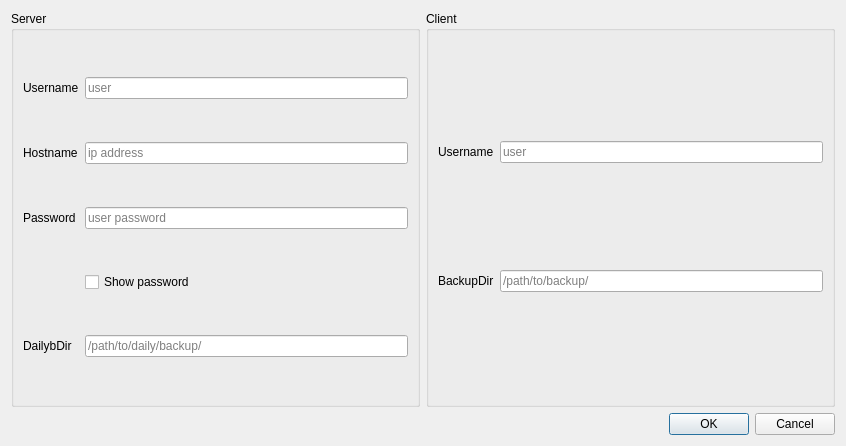
<?xml version="1.0" encoding="UTF-8"?>
<ui version="4.0">
 <class>configDialog</class>
 <widget class="QDialog" name="configDialog">
  <property name="geometry">
   <rect>
    <x>0</x>
    <y>0</y>
    <width>846</width>
    <height>446</height>
   </rect>
  </property>
  <property name="windowTitle">
   <string>Connect</string>
  </property>
  <property name="styleSheet">
   <string notr="true">QToolTip {
    border: 1px solid #76797C;
    background-color: #5A7566;
    color: white;
    padding: 0px;                /*remove padding, for fix combobox tooltip.*/
    opacity: 200;
}

QWidget {
    color: #eff0f1;
    background-color: #31363b;
    selection-background-color: #3daee9;
    selection-color: #eff0f1;
    background-clip: border;
    border-image: none;
    border: 0px transparent black;
    outline: 0;
}

QWidget:item:hover {
    background-color: #18465d;
    color: #eff0f1;
}

QWidget:item:selected {
    background-color: #18465d;
}

QCheckBox {
    spacing: 5px;
    outline: none;
    color: #eff0f1;
    margin-bottom: 2px;
}

QCheckBox:disabled {
    color: #76797C;
}

QCheckBox::indicator,
QGroupBox::indicator {
    width: 18px;
    height: 18px;
}

QGroupBox::indicator {
    margin-left: 2px;
}

QCheckBox::indicator:unchecked,
QGroupBox::indicator:unchecked {
    image: url(:/qss_icons/rc/checkbox_unchecked.png);
}

QCheckBox::indicator:unchecked:hover,
QCheckBox::indicator:unchecked:focus,
QCheckBox::indicator:unchecked:pressed,
QGroupBox::indicator:unchecked:hover,
QGroupBox::indicator:unchecked:focus,
QGroupBox::indicator:unchecked:pressed {
    border: none;
    image: url(:/qss_icons/rc/checkbox_unchecked_focus.png);
}

QCheckBox::indicator:checked,
QGroupBox::indicator:checked {
    image: url(:/qss_icons/rc/checkbox_checked.png);
}

QCheckBox::indicator:checked:hover,
QCheckBox::indicator:checked:focus,
QCheckBox::indicator:checked:pressed,
QGroupBox::indicator:checked:hover,
QGroupBox::indicator:checked:focus,
QGroupBox::indicator:checked:pressed {
    border: none;
    image: url(:/qss_icons/rc/checkbox_checked_focus.png);
}

QCheckBox::indicator:indeterminate {
    image: url(:/qss_icons/rc/checkbox_indeterminate.png);
}

QCheckBox::indicator:indeterminate:focus,
QCheckBox::indicator:indeterminate:hover,
QCheckBox::indicator:indeterminate:pressed {
    image: url(:/qss_icons/rc/checkbox_indeterminate_focus.png);
}

QCheckBox::indicator:checked:disabled,
QGroupBox::indicator:checked:disabled {
    image: url(:/qss_icons/rc/checkbox_checked_disabled.png);
}

QCheckBox::indicator:unchecked:disabled,
QGroupBox::indicator:unchecked:disabled {
    image: url(:/qss_icons/rc/checkbox_unchecked_disabled.png);
}

QRadioButton {
    spacing: 5px;
    outline: none;
    color: #eff0f1;
    margin-bottom: 2px;
}

QRadioButton:disabled {
    color: #76797C;
}

QRadioButton::indicator {
    width: 21px;
    height: 21px;
}

QRadioButton::indicator:unchecked {
    image: url(:/qss_icons/rc/radio_unchecked.png);
}

QRadioButton::indicator:unchecked:hover,
QRadioButton::indicator:unchecked:focus,
QRadioButton::indicator:unchecked:pressed {
    border: none;
    outline: none;
    image: url(:/qss_icons/rc/radio_unchecked_focus.png);
}

QRadioButton::indicator:checked {
    border: none;
    outline: none;
    image: url(:/qss_icons/rc/radio_checked.png);
}

QRadioButton::indicator:checked:hover,
QRadioButton::indicator:checked:focus,
QRadioButton::indicator:checked:pressed {
    border: none;
    outline: none;
    image: url(:/qss_icons/rc/radio_checked_focus.png);
}

QRadioButton::indicator:checked:disabled {
    outline: none;
    image: url(:/qss_icons/rc/radio_checked_disabled.png);
}

QRadioButton::indicator:unchecked:disabled {
    image: url(:/qss_icons/rc/radio_unchecked_disabled.png);
}

QMenuBar {
    background-color: #31363b;
    color: #eff0f1;
}

QMenuBar::item {
    background: transparent;
}

QMenuBar::item:selected {
    background: transparent;
    border: 1px solid #76797C;
}

QMenuBar::item:pressed {
    border: 1px solid #76797C;
    background-color: #3daee9;
    color: #eff0f1;
    margin-bottom: -1px;
    padding-bottom: 1px;
}

QMenu {
    border: 1px solid #76797C;
    color: #eff0f1;
    margin: 2px;
}

QMenu::icon {
    margin: 5px;
}

QMenu::item {
    padding: 5px 30px 5px 30px;
    border: 1px solid transparent;
    /* reserve space for selection border */
}

QMenu::item:selected {
    color: #eff0f1;
}

QMenu::separator {
    height: 2px;
    background: lightblue;
    margin-left: 10px;
    margin-right: 5px;
}

QMenu::indicator {
    width: 18px;
    height: 18px;
}


/* non-exclusive indicator = check box style indicator
   (see QActionGroup::setExclusive) */

QMenu::indicator:non-exclusive:unchecked {
    image: url(:/qss_icons/rc/checkbox_unchecked.png);
}

QMenu::indicator:non-exclusive:unchecked:selected {
    image: url(:/qss_icons/rc/checkbox_unchecked_disabled.png);
}

QMenu::indicator:non-exclusive:checked {
    image: url(:/qss_icons/rc/checkbox_checked.png);
}

QMenu::indicator:non-exclusive:checked:selected {
    image: url(:/qss_icons/rc/checkbox_checked_disabled.png);
}


/* exclusive indicator = radio button style indicator (see QActionGroup::setExclusive) */

QMenu::indicator:exclusive:unchecked {
    image: url(:/qss_icons/rc/radio_unchecked.png);
}

QMenu::indicator:exclusive:unchecked:selected {
    image: url(:/qss_icons/rc/radio_unchecked_disabled.png);
}

QMenu::indicator:exclusive:checked {
    image: url(:/qss_icons/rc/radio_checked.png);
}

QMenu::indicator:exclusive:checked:selected {
    image: url(:/qss_icons/rc/radio_checked_disabled.png);
}

QMenu::right-arrow {
    margin: 5px;
    image: url(:/qss_icons/rc/right_arrow.png)
}

QWidget:disabled {
    color: #454545;
    background-color: #31363b;
}

QAbstractItemView {
    alternate-background-color: #31363b;
    color: #eff0f1;
    border: 1px solid #3A3939;
    border-radius: 2px;
}

QWidget:focus,
QMenuBar:focus {
    border: 1px solid #3daee9;
}

QTabWidget:focus,
QCheckBox:focus,
QRadioButton:focus,
QSlider:focus {
    border: none;
}

QLineEdit {
    background-color: #232629;
    padding: 5px;
    border-style: solid;
    border: 1px solid #76797C;
    border-radius: 2px;
    color: #eff0f1;
}

QAbstractItemView QLineEdit {
    padding: 0;
}

QGroupBox {
    border: 1px solid #76797C;
    border-radius: 2px;
    margin-top: 20px;
}

QGroupBox::title {
    subcontrol-origin: margin;
    subcontrol-position: top center;
    padding-left: 10px;
    padding-right: 10px;
    padding-top: 10px;
}

QAbstractScrollArea {
    border-radius: 2px;
    border: 1px solid #76797C;
    background-color: transparent;
}

QScrollBar:horizontal {
    height: 15px;
    margin: 3px 15px 3px 15px;
    border: 1px transparent #2A2929;
    border-radius: 4px;
    background-color: #2A2929;
}

QScrollBar::handle:horizontal {
    background-color: #605F5F;
    min-width: 5px;
    border-radius: 4px;
}

QScrollBar::add-line:horizontal {
    margin: 0px 3px 0px 3px;
    border-image: url(:/qss_icons/rc/right_arrow_disabled.png);
    width: 10px;
    height: 10px;
    subcontrol-position: right;
    subcontrol-origin: margin;
}

QScrollBar::sub-line:horizontal {
    margin: 0px 3px 0px 3px;
    border-image: url(:/qss_icons/rc/left_arrow_disabled.png);
    height: 10px;
    width: 10px;
    subcontrol-position: left;
    subcontrol-origin: margin;
}

QScrollBar::add-line:horizontal:hover,
QScrollBar::add-line:horizontal:on {
    border-image: url(:/qss_icons/rc/right_arrow.png);
    height: 10px;
    width: 10px;
    subcontrol-position: right;
    subcontrol-origin: margin;
}

QScrollBar::sub-line:horizontal:hover,
QScrollBar::sub-line:horizontal:on {
    border-image: url(:/qss_icons/rc/left_arrow.png);
    height: 10px;
    width: 10px;
    subcontrol-position: left;
    subcontrol-origin: margin;
}

QScrollBar::up-arrow:horizontal,
QScrollBar::down-arrow:horizontal {
    background: none;
}

QScrollBar::add-page:horizontal,
QScrollBar::sub-page:horizontal {
    background: none;
}

QScrollBar:vertical {
    background-color: #2A2929;
    width: 15px;
    margin: 15px 3px 15px 3px;
    border: 1px transparent #2A2929;
    border-radius: 4px;
}

QScrollBar::handle:vertical {
    background-color: #605F5F;
    min-height: 5px;
    border-radius: 4px;
}

QScrollBar::sub-line:vertical {
    margin: 3px 0px 3px 0px;
    border-image: url(:/qss_icons/rc/up_arrow_disabled.png);
    height: 10px;
    width: 10px;
    subcontrol-position: top;
    subcontrol-origin: margin;
}

QScrollBar::add-line:vertical {
    margin: 3px 0px 3px 0px;
    border-image: url(:/qss_icons/rc/down_arrow_disabled.png);
    height: 10px;
    width: 10px;
    subcontrol-position: bottom;
    subcontrol-origin: margin;
}

QScrollBar::sub-line:vertical:hover,
QScrollBar::sub-line:vertical:on {
    border-image: url(:/qss_icons/rc/up_arrow.png);
    height: 10px;
    width: 10px;
    subcontrol-position: top;
    subcontrol-origin: margin;
}

QScrollBar::add-line:vertical:hover,
QScrollBar::add-line:vertical:on {
    border-image: url(:/qss_icons/rc/down_arrow.png);
    height: 10px;
    width: 10px;
    subcontrol-position: bottom;
    subcontrol-origin: margin;
}

QScrollBar::up-arrow:vertical,
QScrollBar::down-arrow:vertical {
    background: none;
}

QScrollBar::add-page:vertical,
QScrollBar::sub-page:vertical {
    background: none;
}

QTextEdit {
    background-color: #232629;
    color: #eff0f1;
    border: 1px solid #76797C;
}

QPlainTextEdit {
    background-color: #232629;
    ;
    color: #eff0f1;
    border-radius: 2px;
    border: 1px solid #76797C;
}

QHeaderView::section {
    background-color: #76797C;
    color: #eff0f1;
    padding: 5px;
    border: 1px solid #76797C;
}

QSizeGrip {
    image: url(:/qss_icons/rc/sizegrip.png);
    width: 12px;
    height: 12px;
}

QMainWindow::separator {
    background-color: #31363b;
    color: white;
    padding-left: 4px;
    spacing: 2px;
    border: 1px dashed #76797C;
}

QMainWindow::separator:hover {
    background-color: #787876;
    color: white;
    padding-left: 4px;
    border: 1px solid #76797C;
    spacing: 2px;
}

QMenu::separator {
    height: 1px;
    background-color: #76797C;
    color: white;
    padding-left: 4px;
    margin-left: 10px;
    margin-right: 5px;
}

QFrame {
    border-radius: 2px;
    border: 1px solid #76797C;
}

QFrame[frameShape=&quot;0&quot;] {
    border-radius: 2px;
    border: 1px transparent #76797C;
}

QStackedWidget {
    border: 1px transparent black;
}

QToolBar {
    border: 1px transparent #393838;
    background: 1px solid #31363b;
    font-weight: bold;
}

QToolBar::handle:horizontal {
    image: url(:/qss_icons/rc/Hmovetoolbar.png);
}

QToolBar::handle:vertical {
    image: url(:/qss_icons/rc/Vmovetoolbar.png);
}

QToolBar::separator:horizontal {
    image: url(:/qss_icons/rc/Hsepartoolbar.png);
}

QToolBar::separator:vertical {
    image: url(:/qss_icons/rc/Vsepartoolbar.png);
}

QToolButton#qt_toolbar_ext_button {
    background: #58595a
}

QPushButton {
    color: #eff0f1;
    background-color: #31363b;
    border-width: 1px;
    border-color: #76797C;
    border-style: solid;
    padding: 5px;
    border-radius: 2px;
    outline: none;
}

QPushButton:disabled {
    background-color: #31363b;
    border-width: 1px;
    border-color: #454545;
    border-style: solid;
    padding-top: 5px;
    padding-bottom: 5px;
    padding-left: 10px;
    padding-right: 10px;
    border-radius: 2px;
    color: #454545;
}

QPushButton:focus {
    background-color: #3daee9;
    color: white;
}

QPushButton:pressed {
    background-color: #3daee9;
    padding-top: -15px;
    padding-bottom: -17px;
}

QComboBox {
    selection-background-color: #3daee9;
    border-style: solid;
    border: 1px solid #76797C;
    border-radius: 2px;
    padding: 5px;
    min-width: 75px;
}

QPushButton:checked {
    background-color: #76797C;
    border-color: #6A6969;
}

QComboBox:hover,
QPushButton:hover,
QAbstractSpinBox:hover,
QLineEdit:hover,
QTextEdit:hover,
QPlainTextEdit:hover,
QAbstractView:hover,
QTreeView:hover {
    border: 1px solid #3daee9;
    color: #eff0f1;
}

QComboBox:on {
    padding-top: 3px;
    padding-left: 4px;
    selection-background-color: #4a4a4a;
}

QComboBox QAbstractItemView {
    background-color: #232629;
    border-radius: 2px;
    border: 1px solid #76797C;
    selection-background-color: #18465d;
}

QComboBox::drop-down {
    subcontrol-origin: padding;
    subcontrol-position: top right;
    width: 15px;
    border-left-width: 0px;
    border-left-color: darkgray;
    border-left-style: solid;
    border-top-right-radius: 3px;
    border-bottom-right-radius: 3px;
}

QComboBox::down-arrow {
    image: url(:/qss_icons/rc/down_arrow_disabled.png);
}

QComboBox::down-arrow:on,
QComboBox::down-arrow:hover,
QComboBox::down-arrow:focus {
    image: url(:/qss_icons/rc/down_arrow.png);
}

QAbstractSpinBox {
    padding: 5px;
    border: 1px solid #76797C;
    background-color: #232629;
    color: #eff0f1;
    border-radius: 2px;
    min-width: 75px;
}

QAbstractSpinBox:up-button {
    background-color: transparent;
    subcontrol-origin: border;
    subcontrol-position: center right;
}

QAbstractSpinBox:down-button {
    background-color: transparent;
    subcontrol-origin: border;
    subcontrol-position: center left;
}

QAbstractSpinBox::up-arrow,
QAbstractSpinBox::up-arrow:disabled,
QAbstractSpinBox::up-arrow:off {
    image: url(:/qss_icons/rc/up_arrow_disabled.png);
    width: 10px;
    height: 10px;
}

QAbstractSpinBox::up-arrow:hover {
    image: url(:/qss_icons/rc/up_arrow.png);
}

QAbstractSpinBox::down-arrow,
QAbstractSpinBox::down-arrow:disabled,
QAbstractSpinBox::down-arrow:off {
    image: url(:/qss_icons/rc/down_arrow_disabled.png);
    width: 10px;
    height: 10px;
}

QAbstractSpinBox::down-arrow:hover {
    image: url(:/qss_icons/rc/down_arrow.png);
}

QLabel {
    border: 0px solid black;
}

QTabWidget {
    border: 0px transparent black;
}

QTabWidget::pane {
    border: 1px solid #76797C;
    padding: 5px;
    margin: 0px;
}

QTabWidget::tab-bar {
    /* left: 5px; move to the right by 5px */
}

QTabBar {
    qproperty-drawBase: 0;
    border-radius: 3px;
}

QTabBar:focus {
    border: 0px transparent black;
}

QTabBar::close-button {
    image: url(:/qss_icons/rc/close.png);
    background: transparent;
}

QTabBar::close-button:hover {
    image: url(:/qss_icons/rc/close-hover.png);
    background: transparent;
}

QTabBar::close-button:pressed {
    image: url(:/qss_icons/rc/close-pressed.png);
    background: transparent;
}


/* TOP TABS */

QTabBar::tab:top {
    color: #eff0f1;
    border: 1px solid #76797C;
    border-bottom: 1px transparent black;
    background-color: #31363b;
    padding: 5px;
    min-width: 50px;
    border-top-left-radius: 2px;
    border-top-right-radius: 2px;
}

QTabBar::tab:top:selected {
    color: #eff0f1;
    background-color: #54575B;
    border: 1px solid #76797C;
    border-bottom: 2px solid #3daee9;
    border-top-left-radius: 2px;
    border-top-right-radius: 2px;
}

QTabBar::tab:top:!selected:hover {
    background-color: #3daee9;
}


/* BOTTOM TABS */

QTabBar::tab:bottom {
    color: #eff0f1;
    border: 1px solid #76797C;
    border-top: 1px transparent black;
    background-color: #31363b;
    padding: 5px;
    border-bottom-left-radius: 2px;
    border-bottom-right-radius: 2px;
    min-width: 50px;
}

QTabBar::tab:bottom:selected {
    color: #eff0f1;
    background-color: #54575B;
    border: 1px solid #76797C;
    border-top: 2px solid #3daee9;
    border-bottom-left-radius: 2px;
    border-bottom-right-radius: 2px;
}

QTabBar::tab:bottom:!selected:hover {
    background-color: #3daee9;
}


/* LEFT TABS */

QTabBar::tab:left {
    color: #eff0f1;
    border: 1px solid #76797C;
    border-left: 1px transparent black;
    background-color: #31363b;
    padding: 5px;
    border-top-right-radius: 2px;
    border-bottom-right-radius: 2px;
    min-height: 50px;
}

QTabBar::tab:left:selected {
    color: #eff0f1;
    background-color: #54575B;
    border: 1px solid #76797C;
    border-left: 2px solid #3daee9;
    border-top-right-radius: 2px;
    border-bottom-right-radius: 2px;
}

QTabBar::tab:left:!selected:hover {
    background-color: #3daee9;
}


/* RIGHT TABS */

QTabBar::tab:right {
    color: #eff0f1;
    border: 1px solid #76797C;
    border-right: 1px transparent black;
    background-color: #31363b;
    padding: 5px;
    border-top-left-radius: 2px;
    border-bottom-left-radius: 2px;
    min-height: 50px;
}

QTabBar::tab:right:selected {
    color: #eff0f1;
    background-color: #54575B;
    border: 1px solid #76797C;
    border-right: 2px solid #3daee9;
    border-top-left-radius: 2px;
    border-bottom-left-radius: 2px;
}

QTabBar::tab:right:!selected:hover {
    background-color: #3daee9;
}

QTabBar QToolButton::right-arrow:enabled {
    image: url(:/qss_icons/rc/right_arrow.png);
}

QTabBar QToolButton::left-arrow:enabled {
    image: url(:/qss_icons/rc/left_arrow.png);
}

QTabBar QToolButton::right-arrow:disabled {
    image: url(:/qss_icons/rc/right_arrow_disabled.png);
}

QTabBar QToolButton::left-arrow:disabled {
    image: url(:/qss_icons/rc/left_arrow_disabled.png);
}

QDockWidget {
    background: #31363b;
    border: 1px solid #403F3F;
    titlebar-close-icon: url(:/qss_icons/rc/close.png);
    titlebar-normal-icon: url(:/qss_icons/rc/undock.png);
}

QDockWidget::close-button,
QDockWidget::float-button {
    border: 1px solid transparent;
    border-radius: 2px;
    background: transparent;
}

QDockWidget::close-button:hover,
QDockWidget::float-button:hover {
    background: rgba(255, 255, 255, 10);
}

QDockWidget::close-button:pressed,
QDockWidget::float-button:pressed {
    padding: 1px -1px -1px 1px;
    background: rgba(255, 255, 255, 10);
}

QTreeView,
QListView {
    border: 1px solid #76797C;
    background-color: #232629;
}

QTreeView:branch:selected,
QTreeView:branch:hover {
    background: url(:/qss_icons/rc/transparent.png);
}

QTreeView::branch:has-siblings:!adjoins-item {
    border-image: url(:/qss_icons/rc/transparent.png);
}

QTreeView::branch:has-siblings:adjoins-item {
    border-image: url(:/qss_icons/rc/transparent.png);
}

QTreeView::branch:!has-children:!has-siblings:adjoins-item {
    border-image: url(:/qss_icons/rc/transparent.png);
}

QTreeView::branch:has-children:!has-siblings:closed,
QTreeView::branch:closed:has-children:has-siblings {
    image: url(:/qss_icons/rc/branch_closed.png);
}

QTreeView::branch:open:has-children:!has-siblings,
QTreeView::branch:open:has-children:has-siblings {
    image: url(:/qss_icons/rc/branch_open.png);
}

QTreeView::branch:has-children:!has-siblings:closed:hover,
QTreeView::branch:closed:has-children:has-siblings:hover {
    image: url(:/qss_icons/rc/branch_closed-on.png);
}

QTreeView::branch:open:has-children:!has-siblings:hover,
QTreeView::branch:open:has-children:has-siblings:hover {
    image: url(:/qss_icons/rc/branch_open-on.png);
}

QListView::item:!selected:hover,
QTreeView::item:!selected:hover {
    background: #18465d;
    outline: 0;
    color: #eff0f1
}

QListView::item:selected:hover,
QTreeView::item:selected:hover {
    background: #287399;
    color: #eff0f1;
}

QTreeView::indicator:checked,
QListView::indicator:checked {
    image: url(:/qss_icons/rc/checkbox_checked.png);
}

QTreeView::indicator:unchecked,
QListView::indicator:unchecked {
    image: url(:/qss_icons/rc/checkbox_unchecked.png);
}

QTreeView::indicator:indeterminate,
QListView::indicator:indeterminate {
    image: url(:/qss_icons/rc/checkbox_indeterminate.png);
}

QTreeView::indicator:checked:hover,
QTreeView::indicator:checked:focus,
QTreeView::indicator:checked:pressed,
QListView::indicator:checked:hover,
QListView::indicator:checked:focus,
QListView::indicator:checked:pressed {
    image: url(:/qss_icons/rc/checkbox_checked_focus.png);
}

QTreeView::indicator:unchecked:hover,
QTreeView::indicator:unchecked:focus,
QTreeView::indicator:unchecked:pressed,
QListView::indicator:unchecked:hover,
QListView::indicator:unchecked:focus,
QListView::indicator:unchecked:pressed {
    image: url(:/qss_icons/rc/checkbox_unchecked_focus.png);
}

QTreeView::indicator:indeterminate:hover,
QTreeView::indicator:indeterminate:focus,
QTreeView::indicator:indeterminate:pressed,
QListView::indicator:indeterminate:hover,
QListView::indicator:indeterminate:focus,
QListView::indicator:indeterminate:pressed {
    image: url(:/qss_icons/rc/checkbox_indeterminate_focus.png);
}

QSlider::groove:horizontal {
    border: 1px solid #565a5e;
    height: 4px;
    background: #565a5e;
    margin: 0px;
    border-radius: 2px;
}

QSlider::handle:horizontal {
    background: #232629;
    border: 1px solid #565a5e;
    width: 16px;
    height: 16px;
    margin: -8px 0;
    border-radius: 9px;
}

QSlider::groove:vertical {
    border: 1px solid #565a5e;
    width: 4px;
    background: #565a5e;
    margin: 0px;
    border-radius: 3px;
}

QSlider::handle:vertical {
    background: #232629;
    border: 1px solid #565a5e;
    width: 16px;
    height: 16px;
    margin: 0 -8px;
    border-radius: 9px;
}

QToolButton {
    background-color: transparent;
    border: 1px transparent #76797C;
    border-radius: 2px;
    margin: 3px;
    padding: 5px;
}

QToolButton[popupMode=&quot;1&quot;] {
    /* only for MenuButtonPopup */
    padding-right: 20px;
    /* make way for the popup button */
    border: 1px #76797C;
    border-radius: 5px;
}

QToolButton[popupMode=&quot;2&quot;] {
    /* only for InstantPopup */
    padding-right: 10px;
    /* make way for the popup button */
    border: 1px #76797C;
}

QToolButton:hover,
QToolButton::menu-button:hover {
    background-color: transparent;
    border: 1px solid #3daee9;
    padding: 5px;
}

QToolButton:checked,
QToolButton:pressed,
QToolButton::menu-button:pressed {
    background-color: #3daee9;
    border: 1px solid #3daee9;
    padding: 5px;
}


/* the subcontrol below is used only in the InstantPopup or DelayedPopup mode */

QToolButton::menu-indicator {
    image: url(:/qss_icons/rc/down_arrow.png);
    top: -7px;
    left: -2px;
    /* shift it a bit */
}


/* the subcontrols below are used only in the MenuButtonPopup mode */

QToolButton::menu-button {
    border: 1px transparent #76797C;
    border-top-right-radius: 6px;
    border-bottom-right-radius: 6px;
    /* 16px width + 4px for border = 20px allocated above */
    width: 16px;
    outline: none;
}

QToolButton::menu-arrow {
    image: url(:/qss_icons/rc/down_arrow.png);
}

QToolButton::menu-arrow:open {
    border: 1px solid #76797C;
}

QPushButton::menu-indicator {
    subcontrol-origin: padding;
    subcontrol-position: bottom right;
    left: 8px;
}

QTableView {
    border: 1px solid #76797C;
    gridline-color: #31363b;
    background-color: #232629;
}

QTableView,
QHeaderView {
    border-radius: 0px;
}

QTableView::item:pressed,
QListView::item:pressed,
QTreeView::item:pressed {
    background: #18465d;
    color: #eff0f1;
}

QTableView::item:selected:active,
QTreeView::item:selected:active,
QListView::item:selected:active {
    background: #287399;
    color: #eff0f1;
}

QHeaderView {
    background-color: #31363b;
    border: 1px transparent;
    border-radius: 0px;
    margin: 0px;
    padding: 0px;
}

QHeaderView::section {
    background-color: #31363b;
    color: #eff0f1;
    padding: 5px;
    border: 1px solid #76797C;
    border-radius: 0px;
    text-align: center;
}

QHeaderView::section::vertical::first,
QHeaderView::section::vertical::only-one {
    border-top: 1px solid #76797C;
}

QHeaderView::section::vertical {
    border-top: transparent;
}

QHeaderView::section::horizontal::first,
QHeaderView::section::horizontal::only-one {
    border-left: 1px solid #76797C;
}

QHeaderView::section::horizontal {
    border-left: transparent;
}

QHeaderView::section:checked {
    color: white;
    background-color: #334e5e;
}


/* style the sort indicator */

QHeaderView::down-arrow {
    image: url(:/qss_icons/rc/down_arrow.png);
}

QHeaderView::up-arrow {
    image: url(:/qss_icons/rc/up_arrow.png);
}

QTableCornerButton::section {
    background-color: #31363b;
    border: 1px transparent #76797C;
    border-radius: 0px;
}

QToolBox {
    padding: 5px;
    border: 1px transparent black;
}

QToolBox::tab {
    color: #eff0f1;
    background-color: #31363b;
    border: 1px solid #76797C;
    border-bottom: 1px transparent #31363b;
    border-top-left-radius: 5px;
    border-top-right-radius: 5px;
}

QToolBox::tab:selected {
    /* italicize selected tabs */
    font: italic;
    background-color: #31363b;
    border-color: #3daee9;
}

QStatusBar::item {
    border: 0px transparent dark;
}

QFrame[height=&quot;3&quot;],
QFrame[width=&quot;3&quot;] {
    background-color: #76797C;
}

QSplitter::handle {
    border: 1px dashed #76797C;
}

QSplitter::handle:hover {
    background-color: #787876;
    border: 1px solid #76797C;
}

QSplitter::handle:horizontal {
    width: 1px;
}

QSplitter::handle:vertical {
    height: 1px;
}

QProgressBar {
    border: 1px solid #76797C;
    border-radius: 5px;
    text-align: center;
}

QProgressBar::chunk {
    background-color: #05B8CC;
}

QDateEdit {
    selection-background-color: #3daee9;
    border-style: solid;
    border: 1px solid #3375A3;
    border-radius: 2px;
    padding: 1px;
    min-width: 75px;
}

QDateEdit:on {
    padding-top: 3px;
    padding-left: 4px;
    selection-background-color: #4a4a4a;
}

QDateEdit QAbstractItemView {
    background-color: #232629;
    border-radius: 2px;
    border: 1px solid #3375A3;
    selection-background-color: #3daee9;
}

QDateEdit::drop-down {
    subcontrol-origin: padding;
    subcontrol-position: top right;
    width: 15px;
    border-left-width: 0px;
    border-left-color: darkgray;
    border-left-style: solid;
    border-top-right-radius: 3px;
    border-bottom-right-radius: 3px;
}

QDateEdit::down-arrow {
    image: url(:/qss_icons/rc/down_arrow_disabled.png);
}

QDateEdit::down-arrow:on,
QDateEdit::down-arrow:hover,
QDateEdit::down-arrow:focus {
    image: url(:/qss_icons/rc/down_arrow.png);
}
</string>
  </property>
  <layout class="QGridLayout" name="gridLayout_5">
   <item row="0" column="1">
    <widget class="QGroupBox" name="groupBox_5">
     <property name="title">
      <string>Client</string>
     </property>
     <layout class="QGridLayout" name="gridLayout_6">
      <item row="0" column="0">
       <widget class="QLabel" name="userLabel_2">
        <property name="text">
         <string>Username</string>
        </property>
        <property name="alignment">
         <set>Qt::AlignLeading|Qt::AlignLeft|Qt::AlignVCenter</set>
        </property>
       </widget>
      </item>
      <item row="2" column="0">
       <widget class="QLabel" name="userLabel_3">
        <property name="text">
         <string>BackupDir</string>
        </property>
        <property name="alignment">
         <set>Qt::AlignLeading|Qt::AlignLeft|Qt::AlignVCenter</set>
        </property>
       </widget>
      </item>
      <item row="0" column="1">
       <widget class="QLineEdit" name="clientUserLine">
        <property name="placeholderText">
         <string>user</string>
        </property>
       </widget>
      </item>
      <item row="2" column="1">
       <widget class="QLineEdit" name="clientBackupLine">
        <property name="placeholderText">
         <string>/path/to/backup/</string>
        </property>
       </widget>
      </item>
     </layout>
    </widget>
   </item>
   <item row="0" column="0">
    <widget class="QGroupBox" name="groupBox">
     <property name="title">
      <string>Server</string>
     </property>
     <layout class="QGridLayout" name="gridLayout">
      <item row="6" column="0">
       <widget class="QLabel" name="hostLabel">
        <property name="text">
         <string>Hostname</string>
        </property>
        <property name="alignment">
         <set>Qt::AlignLeading|Qt::AlignLeft|Qt::AlignVCenter</set>
        </property>
       </widget>
      </item>
      <item row="10" column="1">
       <widget class="QLineEdit" name="serverDailyLine">
        <property name="echoMode">
         <enum>QLineEdit::Normal</enum>
        </property>
        <property name="placeholderText">
         <string>/path/to/daily/backup/</string>
        </property>
       </widget>
      </item>
      <item row="6" column="1">
       <widget class="QLineEdit" name="serverHostLine">
        <property name="placeholderText">
         <string>ip address</string>
        </property>
       </widget>
      </item>
      <item row="8" column="1">
       <widget class="QCheckBox" name="passCheck">
        <property name="text">
         <string>Show password</string>
        </property>
       </widget>
      </item>
      <item row="3" column="0">
       <widget class="QLabel" name="userLabel">
        <property name="text">
         <string>Username</string>
        </property>
        <property name="alignment">
         <set>Qt::AlignLeading|Qt::AlignLeft|Qt::AlignVCenter</set>
        </property>
       </widget>
      </item>
      <item row="10" column="0">
       <widget class="QLabel" name="hostLabel_2">
        <property name="text">
         <string>DailybDir</string>
        </property>
        <property name="alignment">
         <set>Qt::AlignLeading|Qt::AlignLeft|Qt::AlignVCenter</set>
        </property>
       </widget>
      </item>
      <item row="3" column="1">
       <widget class="QLineEdit" name="serverUserLine">
        <property name="placeholderText">
         <string>user</string>
        </property>
       </widget>
      </item>
      <item row="7" column="1">
       <widget class="QLineEdit" name="serverPassLine">
        <property name="echoMode">
         <enum>QLineEdit::Password</enum>
        </property>
        <property name="placeholderText">
         <string>user password</string>
        </property>
       </widget>
      </item>
      <item row="7" column="0">
       <widget class="QLabel" name="passLabel">
        <property name="text">
         <string>Password</string>
        </property>
        <property name="alignment">
         <set>Qt::AlignLeading|Qt::AlignLeft|Qt::AlignVCenter</set>
        </property>
       </widget>
      </item>
     </layout>
    </widget>
   </item>
   <item row="1" column="0" colspan="2">
    <widget class="QDialogButtonBox" name="buttonBox">
     <property name="orientation">
      <enum>Qt::Horizontal</enum>
     </property>
     <property name="standardButtons">
      <set>QDialogButtonBox::Cancel|QDialogButtonBox::Ok</set>
     </property>
    </widget>
   </item>
  </layout>
 </widget>
 <resources/>
 <connections>
  <connection>
   <sender>buttonBox</sender>
   <signal>accepted()</signal>
   <receiver>configDialog</receiver>
   <slot>accept()</slot>
   <hints>
    <hint type="sourcelabel">
     <x>248</x>
     <y>254</y>
    </hint>
    <hint type="destinationlabel">
     <x>157</x>
     <y>274</y>
    </hint>
   </hints>
  </connection>
  <connection>
   <sender>buttonBox</sender>
   <signal>rejected()</signal>
   <receiver>configDialog</receiver>
   <slot>reject()</slot>
   <hints>
    <hint type="sourcelabel">
     <x>316</x>
     <y>260</y>
    </hint>
    <hint type="destinationlabel">
     <x>286</x>
     <y>274</y>
    </hint>
   </hints>
  </connection>
 </connections>
 <slots>
  <signal>okClicked()</signal>
 </slots>
</ui>
